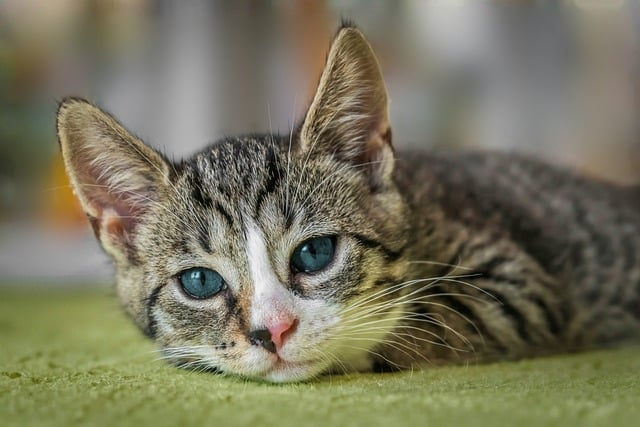
#> input picture european-shorthair-8601492_640.jpg, 640 x 427 px, found by its file name
$ python draw.py
#> lines starting #> are read from the running program, lines starting #| are printed output that depends on the picture
import cv2 as cv
import numpy as np

cv.imread("/Users/lakshmi/U_SECTION/ML/european-shorthair-8601492_640.jpg")
blank=np.zeros((500,500,3),dtype="uint8")
# blank[200:300]=0,255,0
# blank[300:400]=255,0,0

#Draw a rectangle with borders only
cv.rectangle(blank,(0,0),(250,250),(0,255,0),thickness=-1)
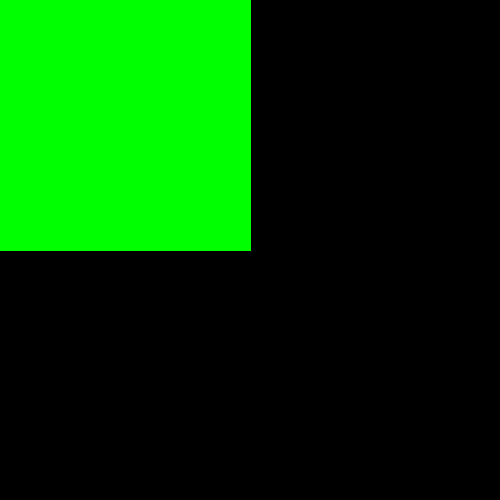
#> blank: shape (500, 500, 3); mean of channels 0, 1, 2 0, 64.3, 0; drawn as B, G, R

# Draw a rectangle with filled in colours thickness=cv.FILLED or -1

#Draw a circle
cv.circle(blank,(blank.shape[1]//2,blank.shape[0]//2),40,(0,0,255),thickness=3)

#Draw a line
cv.line(blank,(0,0),(blank.shape[1]//2,blank.shape[0]//2),(255,0,0),thickness=5)

#Write text on image
cv.putText(blank,"Hello,How are you doing?",(255,255),cv.FONT_HERSHEY_PLAIN,1.0,(255,234,0),2)
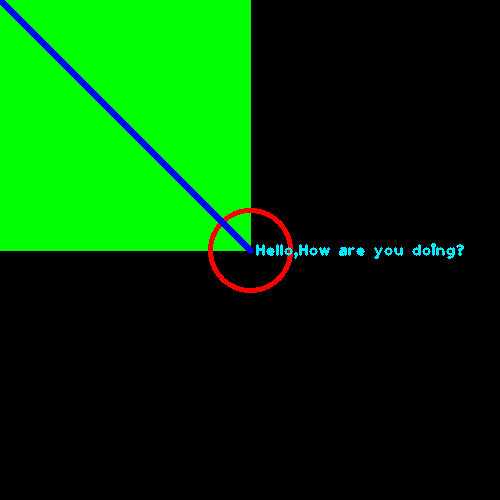
#> blank: shape (500, 500, 3); mean of channels 0, 1, 2 3.3, 62.6, 1.2; drawn as B, G, R

cv.imshow("Green",blank)
cv.waitKey(0)
